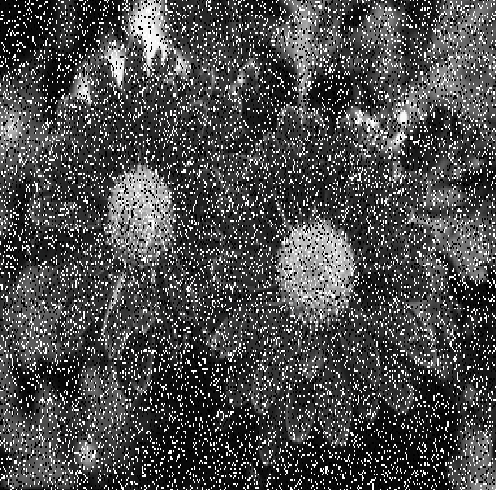
#> input picture Módulo 2/Libs/OpenCV/dados/Flor.png, 497 x 490 px
$ python 'ex1 Flor.py'
#> lines starting #> are read from the running program, lines starting #| are printed output that depends on the picture
# -*- coding: utf-8 -*-
"""
Created on Thu Feb 17 10:41:58 2022

@author: Leonardo Falango
"""

import cv2

img = cv2.imread('../dados/Flor.png')
#> img is the input picture: shape (490, 497, 3); mean B, G, R 75.8, 75.9, 75.8
imgfiltro = cv2.medianBlur(img, 5)
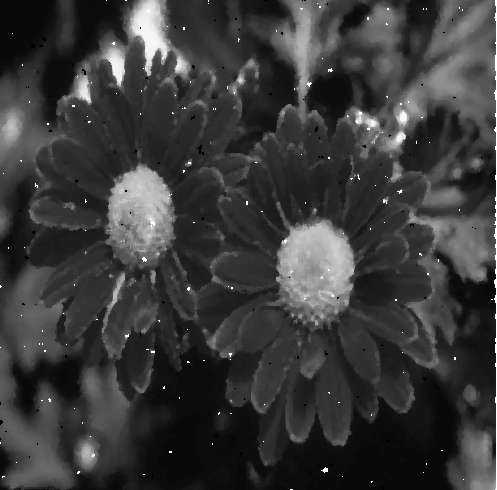
#> imgfiltro: shape (490, 497, 3); mean B, G, R 58.1, 58.2, 58.1


cv2.imshow('Sem Ruídos', imgfiltro)
#cv2.imwrite('../dados/FlorSemRuidos(1).png', imgfiltro)
cv2.waitKey(0) & 0xFF
cv2.destroyAllWindows()
